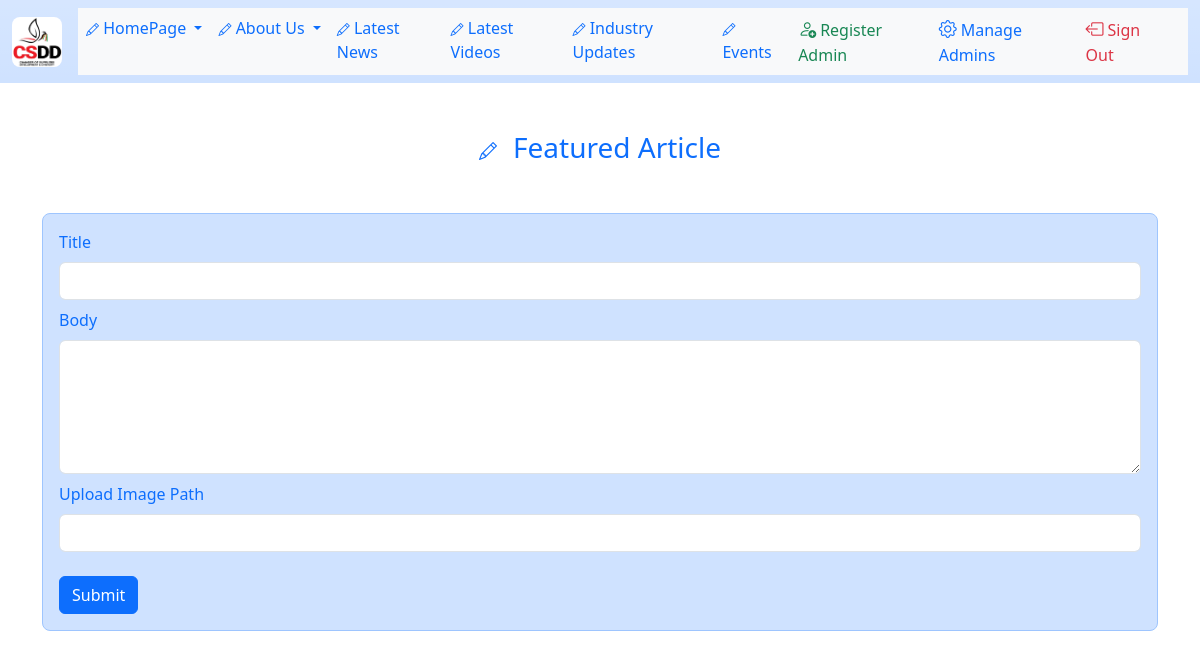
Page /edit/homepage/featured-article (signed in) on the earlier database version.
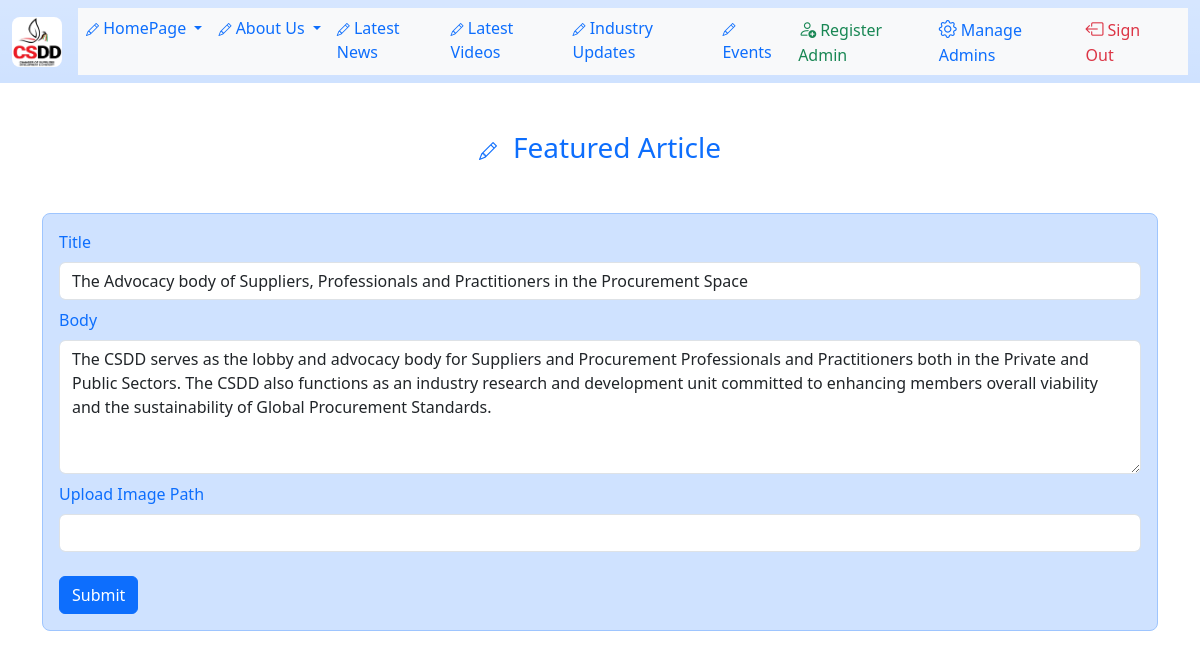
Same page on the later database version.
### app/models.py (models this page shows, shortened)
class FeaturedArticle(db.Model):
    id = db.Column(db.Integer, primary_key=True)
    section_title = db.Column(db.String(150))
    section_body = db.Column(db.String(400))
    section_image_path = db.Column(db.String(255))

### app/routes.py (the view)
@app.route("/edit/homepage/featured-article", methods=["GET", "POST"])
@login_required
def homepage_featured_article():
    form = FeaturedArticleForm()
    query = FeaturedArticle.query
    featured_article_data = query.first()
    if form.validate_on_submit():
        if featured_article_data is None:
            featured_article_data = FeaturedArticle(
                section_title=form.section_title.data,  # type: ignore
                section_body=form.section_body.data,  # type: ignore
                section_image_path=form.section_image_path.data,  # type: ignore
            )
            db.session.add(featured_article_data)
            db.session.commit()
            flash("Data has been saved successfully!")
        else:
            query.update(
                {
                    "section_title": form.section_title.data,
                    "section_body": form.section_body.data,
                    "section_image_path": form.section_image_path.data,
                }
            )
            db.session.commit()
        flash("Changes have been saved successfully!")
        return redirect(url_for("homepage_featured_article"))
    elif request.method == "GET":
        if featured_article_data is not None:
            form.section_title.data = featured_article_data.section_title
            form.section_body.data = featured_article_data.section_body
            form.section_image_path.data = featured_article_data.section_image_path
    return render_template(
        "admin/homepage/featured_article.html",
        title="HomePage - Featured Article",
        form=form,
    )

### app/forms.py
class FeaturedArticleForm(FlaskForm):
    section_title = StringField("Title", validators=[Length(min=5, max=150)])
    section_body = TextAreaField("Body", validators=[Length(min=0, max=400)])
    section_image_path = StringField(
        "Upload Image Path", validators=[Length(min=0, max=255)]
    )
    submit = SubmitField("Submit")

### app/models.py (called while the page is built)
@login.user_loader
def load_user(id):
    return User.query.get(int(id))

### app/routes.py (called while the page is built)
@app.before_request
def before_request():
    if current_user.is_authenticated:
        current_user.last_seen = datetime.now(timezone.utc)
        db.session.commit()

### app/templates/admin/homepage/featured_article.html (shortened to what this page needs)
{% extends "base.html" %} {% block content %}
<h3 class="text-center text-primary mb-5">
  <i class="bi bi-pencil me-3" style="font-size: large"></i>Featured Article
</h3>
<div class="mx-auto container-sm">
  <form
    novalidate
    action=""
    method="post"
    class="p-3 border rounded-3 bg-primary-subtle border-primary-subtle"
  >
    <div class="mb-2">
      <label for="section_title" class="form-label text-primary"
        >{{ form.section_title.label }}</label
      >
      {{form.section_title(class="form-control", type="text",
      id="section_title")}}
    </div>
    <div class="mb-2">
      <label for="section_body" class="form-label text-primary"
        >{{ form.section_body.label }}</label
      >
      {{form.section_body(class="form-control", rows=5, id="section_body")}}
    </div>
    <div class="mb-2">
      <label for="section_image_path" class="form-label text-primary"
        >{{ form.section_image_path.label }}</label
      >
      {{form.section_image_path(class="form-control", type="text",
      id="section_image_path")}}
    </div>
    {{ form.submit(type="submit", class="mt-3 btn btn-primary")}}
  </form>
</div>
{% endblock %}

Differences in the rows shown:
added FeaturedArticle: section_title "The Advocacy body of Suppliers, Professionals and Practitioners in the Procurement Space", section_body "The CSDD serves as the lobby and advocacy body for Suppliers and Procurement Professionals and Practitioners both in the Private and Public Sectors. The CSDD also functions as an industry research and development unit committed to enhancing members overall viability and the sustainability of Global Procurement Standards."
